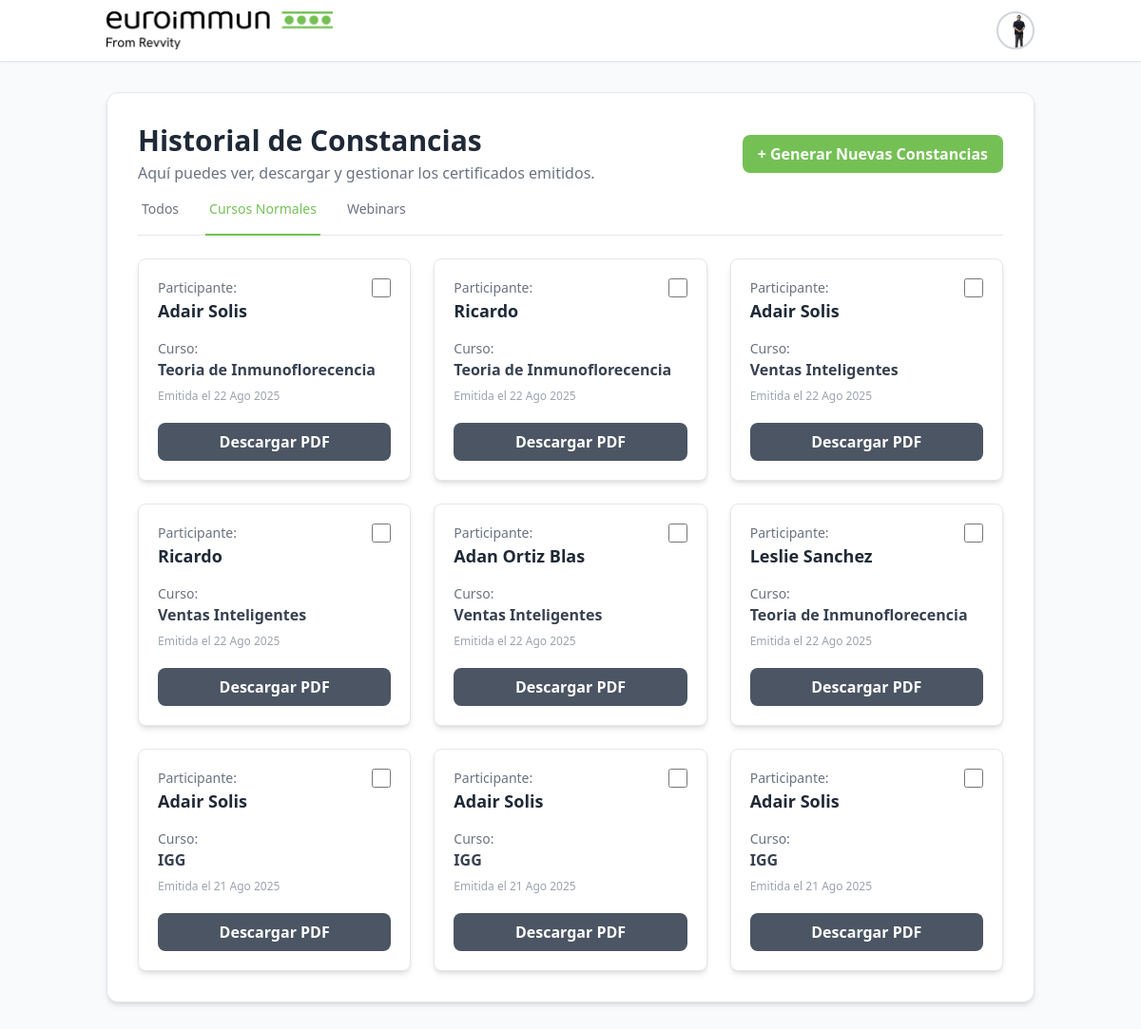
The app's page /historial/?tipo=curso (signed in), older data.
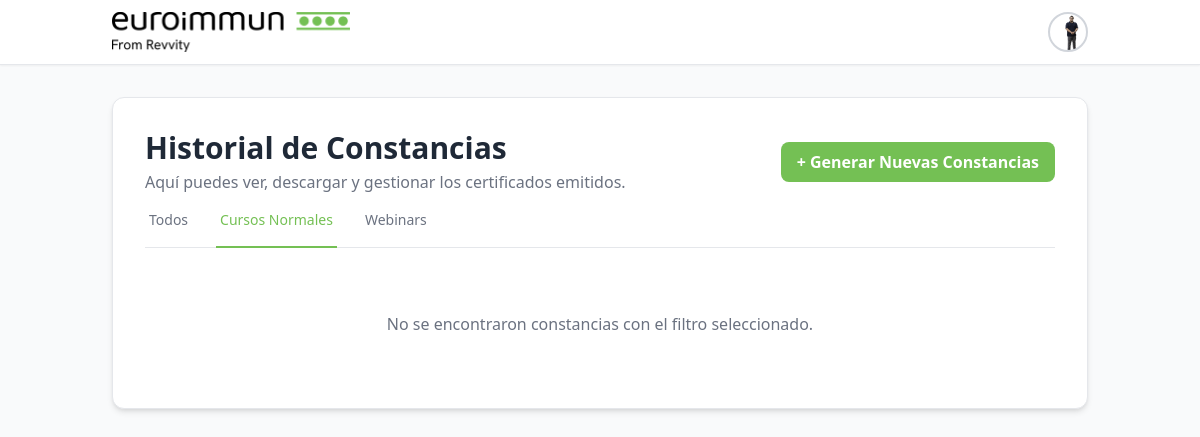
The same page, newer data.
### users/models.py (models this page shows, shortened)
class Constancia(models.Model):
    participante = models.ForeignKey(Participante, on_delete=models.CASCADE, verbose_name="Participante")
    curso = models.ForeignKey(Curso, on_delete=models.CASCADE, verbose_name="Curso")
    fecha_inicio = models.DateField(verbose_name="Fecha de Inicio del Evento")
    fecha_termino = models.DateField(verbose_name="Fecha de Término del Evento")
    duracion_en_horas = models.DecimalField(max_digits=4, decimal_places=1, verbose_name="Duración (Horas)")
    firma_gerente = models.ForeignKey(
        Evaluador,
        on_delete=models.PROTECT,
        related_name="constancias_como_gerente",
        verbose_name="Firma del Gerente"
    )
    firma_especialista = models.ForeignKey(
        Evaluador,
        on_delete=models.PROTECT,
        related_name="constancias_como_especialista",
        verbose_name="Firma del Especialista"
    )
    fecha_emision = models.DateField(auto_now_add=True, verbose_name="Fecha de Emisión")
    codigo_verificacion = models.CharField(max_length=20, unique=True, blank=True, verbose_name="Código de Verificación")
    es_webinar = models.BooleanField(default=False, verbose_name="¿Es de Webinar?")
    fecha_vencimiento = models.DateField(null=True, blank=True, verbose_name="Fecha de Vencimiento")
    class Meta:
        verbose_name = "Constancia"
        verbose_name_plural = "Constancias"
        unique_together = ('participante', 'curso', 'fecha_inicio')

class Participante(models.Model):
    nombre_completo = models.CharField(max_length=255)
    email = models.EmailField(unique=True, help_text="El correo debe ser único para cada participante.")
    titulo = models.CharField(max_length=50, blank=True, null=True, verbose_name="Título Profesional (ej. Q.F.B.)")
    institucion = models.ForeignKey(
        Institucion,
        on_delete=models.SET_NULL,
        null=True,
        blank=True,
        verbose_name="Institución de Origen"
    )
    class Meta:
        verbose_name = "Participante"
        verbose_name_plural = "Participantes"

class Curso(models.Model):
    nombre = models.CharField(max_length=255, verbose_name="Nombre del Curso")
    class Meta:
        verbose_name = "Definición de Curso"
        verbose_name_plural = "Definiciones de Cursos"

### users/views.py (the view)
# urls.py: path('historial/', views.historial_constancias_view, name='historial_constancias'),
@login_required
def historial_constancias_view(request):
    filtro_tipo = request.GET.get('tipo', None)
    lista_constancias = Constancia.objects.all()
    if filtro_tipo == 'webinar':
        lista_constancias = lista_constancias.filter(es_webinar=True)
    elif filtro_tipo == 'curso':
        lista_constancias = lista_constancias.filter(es_webinar=False)
    constancias = lista_constancias.order_by('-fecha_emision')
    context = {
        'constancias': constancias,
        'filtro_activo': filtro_tipo # Pasamos el filtro actual para poder resaltar el botón correcto.
    }
    return render(request, 'users/historial_constancias.html', context)

### users/templates/users/historial_constancias.html (shortened to what the changed rows need)
{% extends "base.html" %}
{% block content %}
<div class="bg-white p-6 sm:p-8 rounded-xl shadow-md border border-gray-200">
    <div class="flex flex-col sm:flex-row sm:items-center sm:justify-between mb-4">
        <div>
            <h2 class="text-3xl font-bold text-gray-800">Historial de Constancias</h2>
        </div>
    </div>
    <form method="post">
        <div class="grid grid-cols-1 md:grid-cols-2 lg:grid-cols-3 gap-6 pt-6">
            {% for constancia in constancias %}
            <div class="bg-white rounded-lg border border-gray-200 shadow-md p-5 flex flex-col justify-between">
                <div>
                    <div class="flex items-start justify-between">
                        <div>
                            <p class="text-sm text-gray-500">Participante:</p>
                            <a href="{% url 'users:historial_participante' constancia.participante.pk %}" class="hover:underline">
                                <h3 class="font-bold text-lg text-gray-800 truncate" title="{{ constancia.participante.nombre_completo }}">{{ constancia.participante.nombre_completo }}</h3>
                            </a>
                        </div>
                        <input type="checkbox" name="constancia_ids" value="{{ constancia.pk }}" class="h-5 w-5 rounded border-gray-300 text-empresa-green focus:ring-empresa-green constancia-checkbox">
                    </div>
                    <p class="text-sm text-gray-500 mt-4">Curso:</p>
                    <h4 class="font-semibold text-gray-700 truncate" title="{{ constancia.curso.nombre }}">{{ constancia.curso.nombre }}</h4>
                    <p class="text-xs text-gray-400 mt-2">Emitida el {{ constancia.fecha_emision|date:"d M Y" }}</p>
                </div>
                <div class="mt-5">
                    <a href="{% url 'users:generar_pdf' constancia.pk %}" target="_blank" class="w-full text-center block bg-gray-600 text-white font-bold py-2 px-4 rounded-lg hover:bg-gray-700 transition duration-300">
                        Descargar PDF
                    </a>
                </div>
            </div>
            {% empty %}
            <div class="col-span-1 md:col-span-2 lg:col-span-3 text-center py-10 text-gray-500">
                <p>No se encontraron constancias con el filtro seleccionado.</p>
            </div>
            {% endfor %}
        </div>
    </form>
</div>
{% endblock content %}

Row changes from the older to the newer data that the page shows:
removed Constancia: participante.nombre_completo "Adair Solis", curso.nombre "Teoria de Inmunoflorecencia", fecha_emision "22 Ago 2025"
removed Constancia: participante.nombre_completo "Ricardo", curso.nombre "Teoria de Inmunoflorecencia", fecha_emision "22 Ago 2025"
removed Constancia: participante.nombre_completo "Adair Solis", curso.nombre "Ventas Inteligentes", fecha_emision "22 Ago 2025"
removed Constancia: participante.nombre_completo "Ricardo", curso.nombre "Ventas Inteligentes", fecha_emision "22 Ago 2025"
removed Constancia: participante.nombre_completo "Adan Ortiz Blas", curso.nombre "Ventas Inteligentes", fecha_emision "22 Ago 2025"
removed Constancia: participante.nombre_completo "Leslie Sanchez", curso.nombre "Teoria de Inmunoflorecencia", fecha_emision "22 Ago 2025"
removed Constancia: participante.nombre_completo "Adair Solis", curso.nombre "IGG", fecha_emision "21 Ago 2025"
removed Constancia: participante.nombre_completo "Adair Solis", curso.nombre "IGG", fecha_emision "21 Ago 2025"
removed Constancia: participante.nombre_completo "Adair Solis", curso.nombre "IGG", fecha_emision "21 Ago 2025"
Text that changed along with them:
text now shown: "No se encontraron constancias con el filtro seleccionado."
